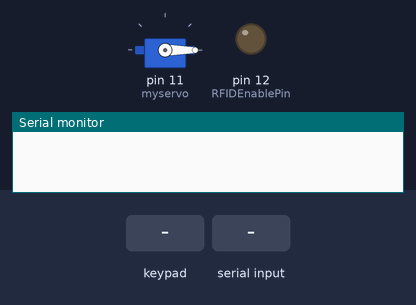
This sketch was run on a simulated Arduino Uno, built with avr-gcc and run on an emulated ATmega328P. On the bench: servo, output pins drawn as LEDs (lit = HIGH), the last lines printed to the serial monitor. Inputs (shaded band) come from the test bench.

Above: at 1.2 s.
1.3 s: keypad keys 1 1 1 1 pressed 0.4 s apart
4.4 s: key 'D' pressed
5.9 s: "0F02781ECB\n" received over the second serial link
7.4 s: "0F02782183\n" received over the second serial link
At 8.4 s:
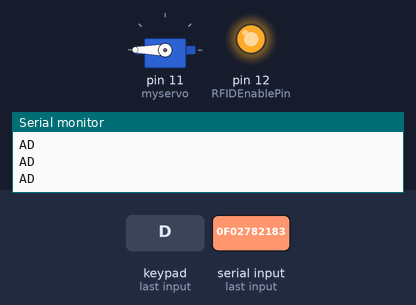
10.4 s: "B\n" received over the second serial link
At 13.2 s:
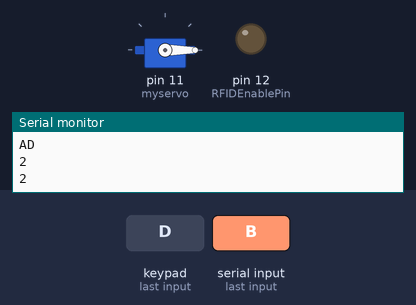
13.4 s: "C\n" received over the second serial link
At 14.1 s:
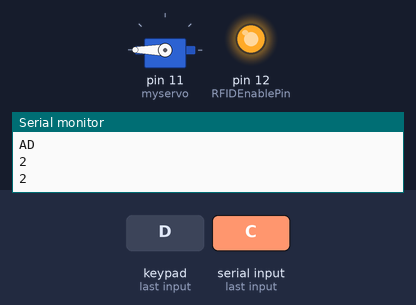
Timing chart, 0 to 16.9 s (numbered marks = the images above; inputs shaded):
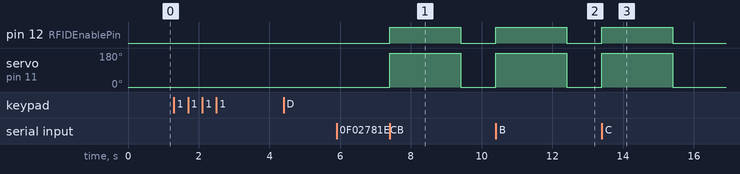

The sketch:

RFID_Teclado.ino
```cpp
#include <EEPROM.h>
#include <Password.h>
#include <Keypad.h>

//DEFINE RFID
#include <SoftwareSerial.h>
#include <Servo.h>


#define RFIDEnablePin 12 // Enable Read
#define RFIDSerialRate 2400

#define RxPin 10 //SOUT
#define TxPin 4 //Pin to write data to the Reader NOTE: The reader doesn't get written to, don't connect this line.
SoftwareSerial RFIDReader(RxPin,TxPin);

String RFIDTAG=""; //Holds the RFID Code read from a tag
String DisplayTAG = ""; //Holds the last displayed RFID Tag

Servo myservo;


int cerrado = 0;
int abierto = 180;
int a = 1;//queda por programar las EEPROM para las 3 contraseñas
int valor;
int usuario = 0;
String newPasswordString1;
String newPasswordString2;
String newPasswordString3;
char newPassword1[4];
char newPassword2[4];
char newPassword3[4];

Password password1 = Password ("1111");
Password password2 = Password ("2222");
Password password3 = Password ("3333");

byte maxPasswordLength = 4;
byte currentPasswordLength = 0;
const byte ROWS = 4;
const byte COLS = 4;
char keys[ROWS][COLS] = {
  {'1','2','3','A'},
  {'4','5','6','B'},
  {'7','8','9','C'},
  {'*','0','#','D'}
};
byte rowPins[ROWS] = {6,7,8,9}; //connect to row pinouts
byte colPins[COLS] = {2,3,4,5}; //connect to column pinouts

Keypad keypad = Keypad( makeKeymap(keys), rowPins, colPins, ROWS, COLS );


void setup(){

    RFIDReader.begin(RFIDSerialRate);
    pinMode(RFIDEnablePin,OUTPUT);
    digitalWrite(RFIDEnablePin, LOW); // Nivel bajo el led SOUT
    Serial.begin(9600);
    myservo.attach(11); // Enable del servo al pin 11

}

void loop(){
  char key = keypad.getKey();
   if (key != NO_KEY){
      delay(10);
      switch (key){
      case 'A': break;
      case 'B': break;
      case 'C': break;
      case 'D': changePassword(); break;
      //case '*': resetPassword(); break;
      default: processNumberKey(key);
      }
   }

   //***********************************

     myservo.write(cerrado);

  if(RFIDReader.available() > 0) // If data available from reader
  {
    ReadSerial(RFIDTAG);  //Lectura Puerto Serie
  if (RFIDTAG.equals("0F02781ECB")) //Si lee este codigo
   {
     digitalWrite(RFIDEnablePin, HIGH); // Enciende led RFID

     myservo.write(abierto);
    delay(10);

     delay(2000);
     digitalWrite(RFIDEnablePin, LOW);
     Serial.println("1");

     myservo.write(cerrado);
    delay(10);
   }


    if (RFIDTAG.equals("0F02782183"))
   {
     digitalWrite(RFIDEnablePin, HIGH);

     myservo.write(abierto);
    delay(10);

     delay(2000);
     digitalWrite(RFIDEnablePin, LOW);
     Serial.println("2");

     myservo.write(cerrado);
    delay(10);
   }

   if (RFIDTAG.equals("0F02782183")||RFIDTAG.equals("0F02781ECB"))
   {
   }
   else
   {

          Serial.println("AD");
   }

  }


  //This only displays a tag once, unless another tag is scanned
  if(DisplayTAG!=RFIDTAG)
  {
    DisplayTAG=RFIDTAG;
   // Serial.println(RFIDTAG);
  }

   //***********************************
}

void processNumberKey(char key) {
   //Serial.print(key);
   currentPasswordLength++;
   password1.append(key);
   password2.append(key);
   password3.append(key);
   if (currentPasswordLength == maxPasswordLength) {
      checkPassword();
   }
}

void checkPassword() {
   usuario = 0;
   if (password1.evaluate()){
     //Serial.println(" ");
     Serial.println("1B");
      usuario = 1;}
   else if (password2.evaluate()){
     //Serial.println(" ");
     Serial.println("2B");
      usuario = 2;}
   else if (password3.evaluate()){
     //Serial.println(" ");
     Serial.println("3B");
      usuario = 3;}
   else {
     //Serial.println(" ");
      Serial.println("CI");
   }
     password1.reset();
     password2.reset();
     password3.reset();
     currentPasswordLength = 0;
}

void resetPassword() {
   if (usuario == 1){
     password1.reset();
     currentPasswordLength = 0;}
   else if (usuario == 2){
     password2.reset();
     currentPasswordLength = 0;}
   else if (usuario == 3){
     password3.reset();
     currentPasswordLength = 0;}
   else{
     currentPasswordLength = 0;}
}

void changePassword() {
  switch (usuario){
   case(1):
      newPasswordString1 = "4444";
      newPasswordString1.toCharArray(newPassword1, newPasswordString1.length()+1);
      password1.set(newPassword1);
      resetPassword();
      Serial.println("CC1");
    break;
    case(2):
      newPasswordString2 = "5555";
      newPasswordString2.toCharArray(newPassword2, newPasswordString2.length()+1);
      password2.set(newPassword2);
      resetPassword();
      Serial.println("CC2");
    break;
    case(3):
      newPasswordString3 = "6666";
      newPasswordString3.toCharArray(newPassword3, newPasswordString3.length()+1);
      password3.set(newPassword3);
      resetPassword();
      Serial.println("CC3");
    break;
    }
}


//*******************
void ReadSerial(String &ReadTagString)
{
  int bytesread = 0;
  int  val = 0;
  char code[10];
  String TagCode="";

  if(RFIDReader.available() > 0) {          // If data available from reader
    if((val = RFIDReader.read()) == 10) {   // Check for header
      bytesread = 0;
      while(bytesread<10) {                 // Read 10 digit code
        if( RFIDReader.available() > 0) {
          val = RFIDReader.read();
          if((val == 10)||(val == 13)) {   // If header or stop bytes before the 10 digit reading
            break;                         // Stop reading
          }
          code[bytesread] = val;           // Add the digit
          bytesread++;                     // Ready to read next digit
        }
      }
      if(bytesread == 10) {                // If 10 digit read is complete

        for(int x=0;x<10;x++)              //Copy the Chars to a String
        {
          TagCode += code[x];
        }
        ReadTagString = TagCode;          //Update the caller
        while(RFIDReader.available() > 0) //Burn off any characters still in the buffer
        {
          RFIDReader.read();
        }

      }
      bytesread = 0;
      TagCode="";
    }
  }
}
//*******************
```

Measured:
- after the input at 7.4 s, pin 12 (RFIDEnablePin): LOW → HIGH at once, → LOW 2.0 s later; servo on pin 11 (myservo): 0° → 180° at once, → 0° 2.0 s later
- after the input at 10.4 s, pin 12 (RFIDEnablePin): LOW → HIGH at once, → LOW 2.0 s later; servo on pin 11 (myservo): 0° → 180° at once, → 0° 2.0 s later
- after the input at 13.4 s, pin 12 (RFIDEnablePin): LOW → HIGH at once, → LOW 2.0 s later; servo on pin 11 (myservo): 0° → 180° at once, → 0° 2.0 s later
